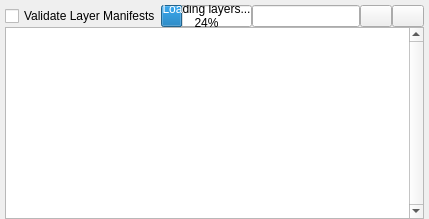
      <widget class="QWidget" name="tab_layers">
       <attribute name="title">
        <string>Tab 2</string>
       </attribute>
       <attribute name="toolTip">
        <string>Locate Vulkan Layers versions</string>
       </attribute>
       <layout class="QHBoxLayout" name="horizontalLayout">
        <property name="spacing">
         <number>0</number>
        </property>
        <property name="leftMargin">
         <number>5</number>
        </property>
        <property name="topMargin">
         <number>5</number>
        </property>
        <property name="rightMargin">
         <number>5</number>
        </property>
        <property name="bottomMargin">
         <number>0</number>
        </property>
        <item>
         <layout class="QVBoxLayout" name="verticalLayout">
          <item>
           <layout class="QHBoxLayout" name="horizontalLayout_4">
            <property name="spacing">
             <number>0</number>
            </property>
            <property name="topMargin">
             <number>0</number>
            </property>
            <property name="bottomMargin">
             <number>0</number>
            </property>
            <item>
             <widget class="QCheckBox" name="layers_validate_checkBox">
              <property name="maximumSize">
               <size>
                <width>16777215</width>
                <height>32</height>
               </size>
              </property>
              <property name="toolTip">
               <string>Check to validate the layer manifests wheen adding a user path. This may take some time...</string>
              </property>
              <property name="text">
               <string>Validate Layer Manifests</string>
              </property>
             </widget>
            </item>
            <item>
             <widget class="QProgressBar" name="layers_progress">
              <property name="sizePolicy">
               <sizepolicy hsizetype="Expanding" vsizetype="Fixed">
                <horstretch>0</horstretch>
                <verstretch>0</verstretch>
               </sizepolicy>
              </property>
              <property name="maximumSize">
               <size>
                <width>16777215</width>
                <height>32</height>
               </size>
              </property>
              <property name="value">
               <number>24</number>
              </property>
              <property name="alignment">
               <set>Qt::AlignmentFlag::AlignCenter</set>
              </property>
              <property name="textVisible">
               <bool>true</bool>
              </property>
              <property name="invertedAppearance">
               <bool>false</bool>
              </property>
              <property name="format">
               <string>Loading layers... %p%</string>
              </property>
             </widget>
            </item>
            <item>
             <widget class="QLineEdit" name="layers_path_lineedit">
              <property name="maximumSize">
               <size>
                <width>16777215</width>
                <height>32</height>
               </size>
              </property>
             </widget>
            </item>
            <item>
             <widget class="QPushButton" name="layers_browse_button">
              <property name="maximumSize">
               <size>
                <width>32</width>
                <height>16777215</height>
               </size>
              </property>
              <property name="toolTip">
               <string>Append a user-defined layers path</string>
              </property>
              <property name="text">
               <string/>
              </property>
              <property name="iconSize">
               <size>
                <width>24</width>
                <height>24</height>
               </size>
              </property>
             </widget>
            </item>
            <item>
             <widget class="QPushButton" name="layers_reload_button">
              <property name="maximumSize">
               <size>
                <width>32</width>
                <height>16777215</height>
               </size>
              </property>
              <property name="toolTip">
               <string>Reload all modified layer manifest</string>
              </property>
              <property name="text">
               <string/>
              </property>
              <property name="iconSize">
               <size>
                <width>24</width>
                <height>24</height>
               </size>
              </property>
             </widget>
            </item>
           </layout>
          </item>
          <item>
           <widget class="QTreeWidget" name="layers_paths_tree">
            <property name="sizePolicy">
             <sizepolicy hsizetype="Preferred" vsizetype="MinimumExpanding">
              <horstretch>0</horstretch>
              <verstretch>0</verstretch>
             </sizepolicy>
            </property>
            <property name="verticalScrollBarPolicy">
             <enum>Qt::ScrollBarPolicy::ScrollBarAlwaysOn</enum>
            </property>
            <property name="alternatingRowColors">
             <bool>true</bool>
            </property>
            <property name="rootIsDecorated">
             <bool>false</bool>
            </property>
            <property name="itemsExpandable">
             <bool>false</bool>
            </property>
            <attribute name="headerVisible">
             <bool>false</bool>
            </attribute>
            <column>
             <property name="text">
              <string notr="true">1</string>
             </property>
            </column>
           </widget>
          </item>
         </layout>
        </item>
       </layout>
      </widget>
